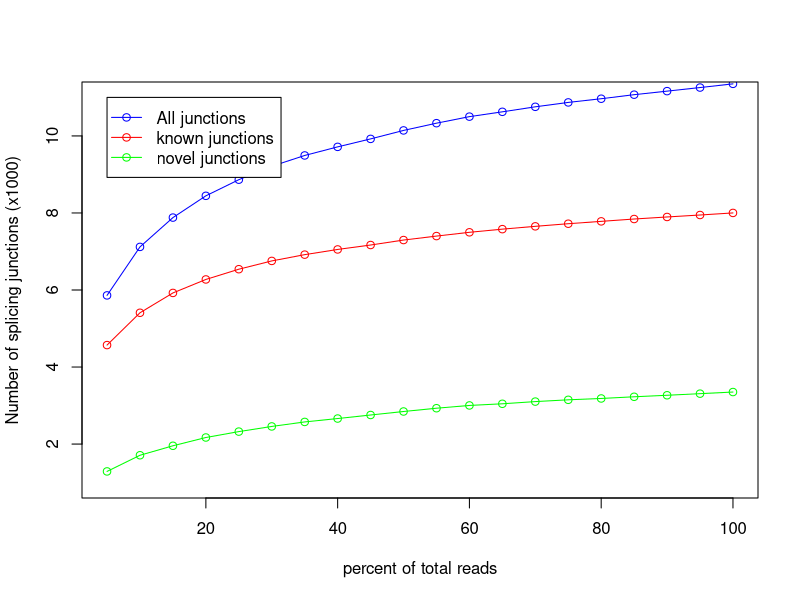

The R script that drew this image:
pdf('qc_results/rseqc/minimap/junction_saturation.junctionSaturation_plot.pdf')
x=c(5,10,15,20,25,30,35,40,45,50,55,60,65,70,75,80,85,90,95,100)
y=c(4570,5409,5924,6274,6540,6755,6918,7053,7168,7297,7400,7498,7580,7653,7721,7782,7843,7896,7947,8001)
z=c(5860,7119,7880,8445,8864,9213,9493,9716,9923,10143,10331,10501,10626,10756,10870,10966,11071,11163,11256,11352)
w=c(1290,1710,1956,2171,2324,2458,2575,2663,2755,2846,2931,3003,3046,3103,3149,3184,3228,3267,3309,3351)
m=max(8,11,3)
n=min(4,5,1)
plot(x,z/1000,xlab='percent of total reads',ylab='Number of splicing junctions (x1000)',type='o',col='blue',ylim=c(n,m))
points(x,y/1000,type='o',col='red')
points(x,w/1000,type='o',col='green')
legend(5,11, legend=c("All junctions","known junctions", "novel junctions"),col=c("blue","red","green"),lwd=1,pch=1)
dev.off()
